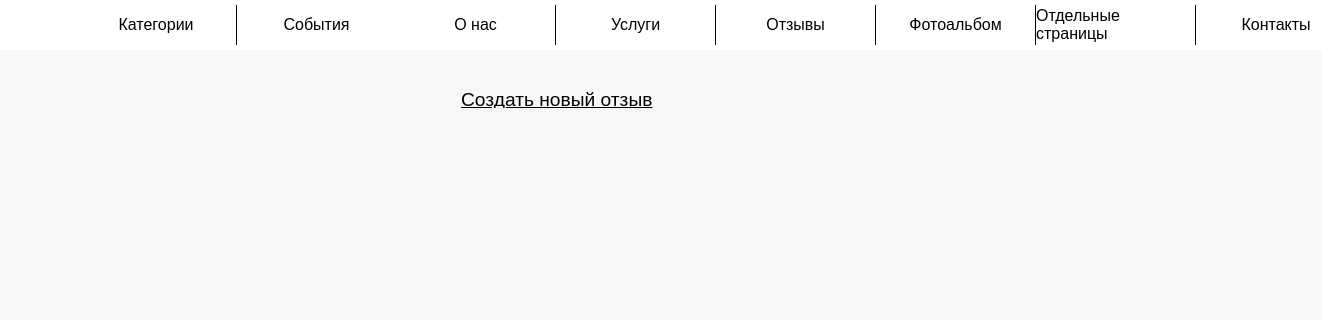
The page /admin_panel/comments (signed in) on the database as committed earlier.
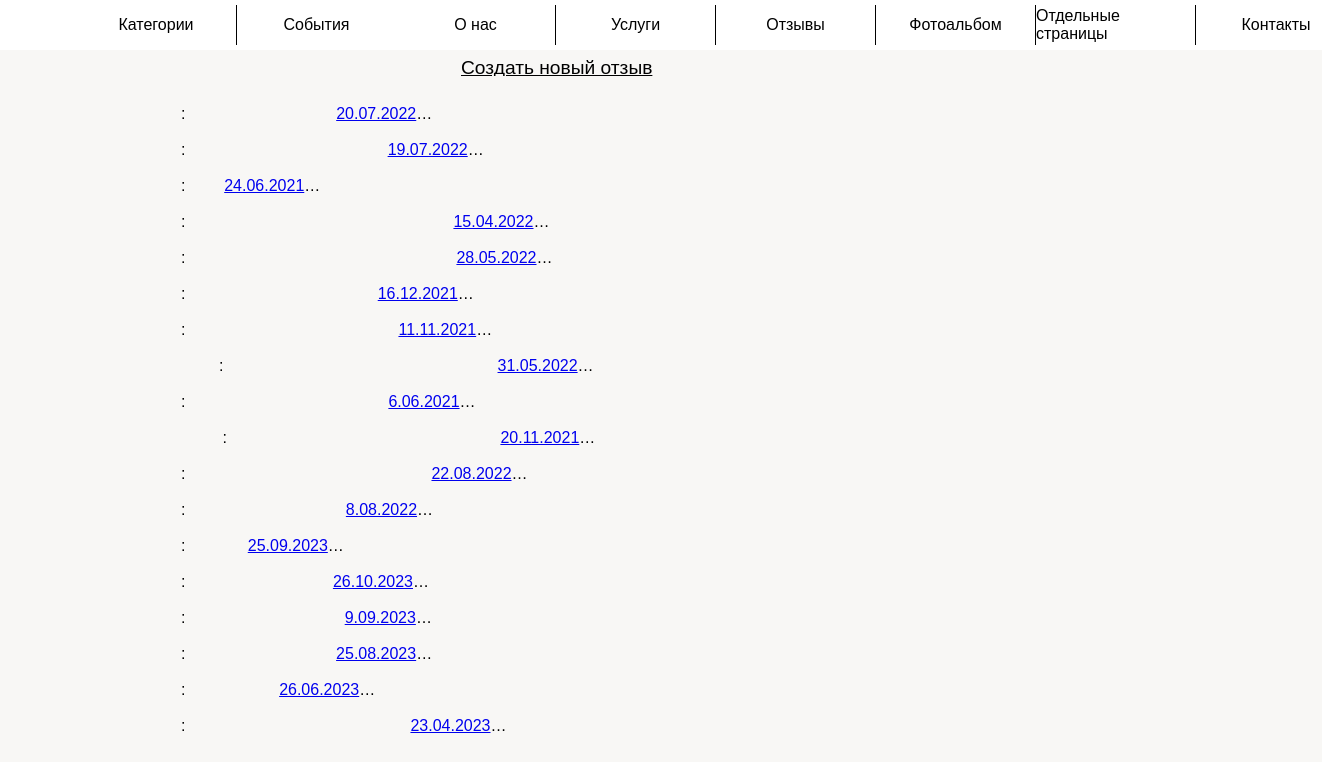
The same page on the database as committed later.
### app/models.py (models this page shows, shortened)
class Comment(db.Model):
    id = db.Column(db.Integer, primary_key=True, index=True, unique=True)
    name = db.Column(db.String(128))  # имя комментатора
    text = db.Column(db.Text)  # содержание

### app/admin_panel/routes.py (the view)
@bp.route("/comments", methods=["GET"])
@login_required
def comments():
    comments = Comment.query.all()
    return render_template(
        "admin_panel/comments.html", title="Отзывы", comments=comments
    )

### app/admin_panel/routes.py (called while the page is built)
@bp.after_request
def add_header(r):
    r.headers["Cache-Control"] = "no-cache, no-store, must-revalidate"
    r.headers["Pragma"] = "no-cache"
    r.headers["Expires"] = "1"
    r.headers["Cache-Control"] = "public, max-age=0"
    return r

### app/models.py (called while the page is built)
@login.user_loader
def load_user(id):
    return Admin.query.get(int(id))

### app/templates/admin_panel/comments.html (shortened to what this page needs)
{% extends "admin_panel/base.html" %}
{% block scripts %}
    <link rel="stylesheet" href="{{ url_for('static', filename='admin_panel.css') }}">
    <link rel="stylesheet" href="{{ url_for('static', filename='admin_panel_phone.css') }}">
    <link rel="stylesheet" href="{{ url_for('static', filename='/admin_panel/comments.css') }}">
{% endblock %}
{% block app_content %}
    <div class="grid_panel">
        <div class="grid_block partners_map">
            <div class="new_comment comment">
                <a href="{{ url_for('admin_panel.comment_create') }}">Создать новый отзыв</a>
            </div>
            {% set i = namespace(a=0) %}
            {% for comment in comments %}
                <a class="edit_com" href="{{ url_for('admin_panel.edit_comment') }}?comment_id={{ comment.id }}">
                    <div class="comment">
                        <div class="comment_name">{{ comment.name }}:</div>
                        <div class="comment_text">{{ comment.text|safe }}</div>
                    </div>
                </a>
                {% set i.a = i.a + 1 %}
            {% endfor %}
        </div>
    </div>
{% endblock %}

Rows that differ between the two databases and show on the page:
added Comment: text "20.07.2022"
added Comment: text "19.07.2022"
added Comment: text "24.06.2021"
added Comment: text "15.04.2022"
added Comment: text "28.05.2022"
added Comment: text "16.12.2021"
added Comment: text "11.11.2021"
added Comment: text "31.05.2022"
added Comment: text "6.06.2021"
added Comment: text "20.11.2021"
added Comment: text "22.08.2022"
added Comment: text "8.08.2022"
added Comment: text "25.09.2023"
added Comment: text "26.10.2023"
added Comment: text "9.09.2023"
added Comment: text "25.08.2023"
added Comment: text "26.06.2023"
added Comment: text "23.04.2023"
